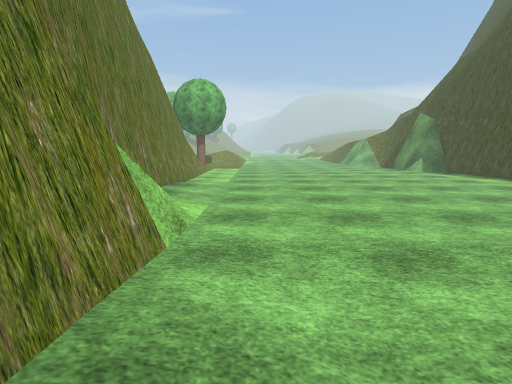
View 1 (above)

18 first-person views from a walk through a 3-D level made in the Unity game engine. The camera is 1.3 m above the floor, tilts 8° down and sees 80° across. The floor is counted in squares, 1 m on a side. Each view is taken from the middle of a square. On the plan, view 1 faces up. The plan holds only what a view shows up to about 14 squares ahead; the rest is blank. The place goes on beyond the plan. Some trees and plants on the terrain are drawn as simple stand-ins. The player is left out. Some surface patterns are stand-ins.

View 2
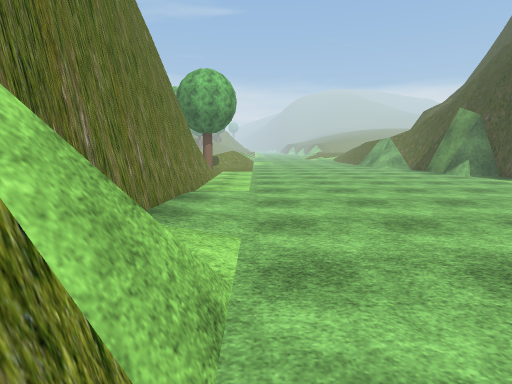

View 3
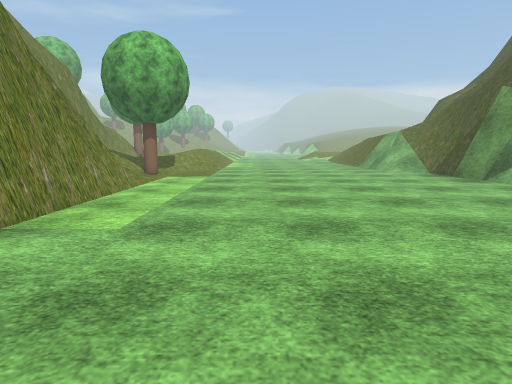

View 4
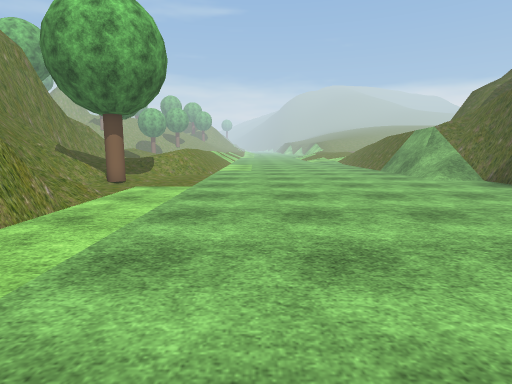

View 5
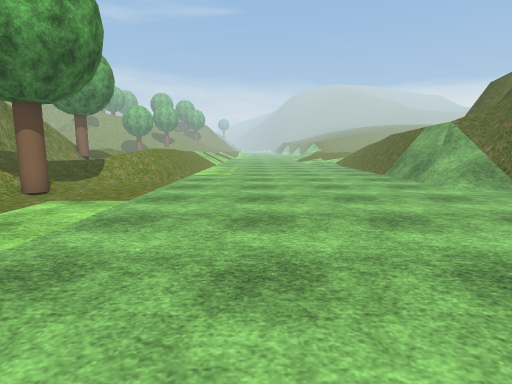

View 6
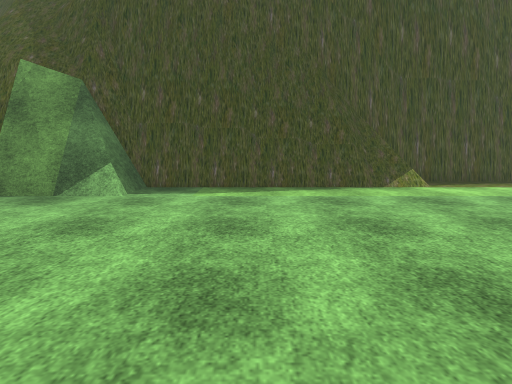

View 7
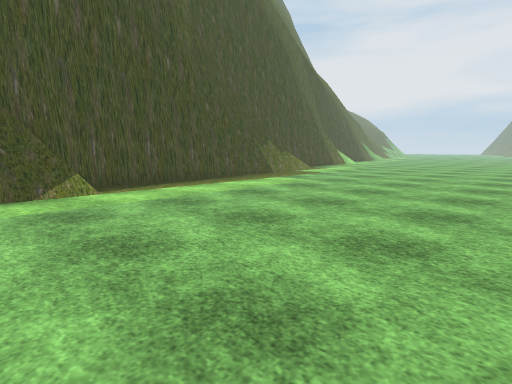

View 8
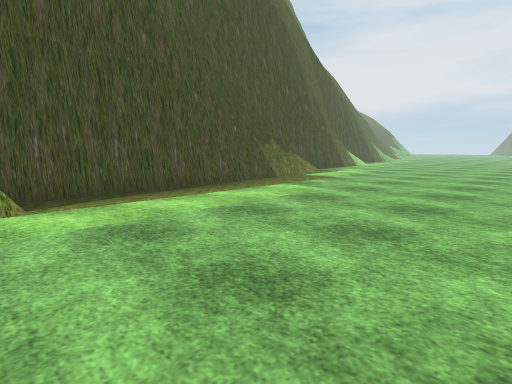

View 9
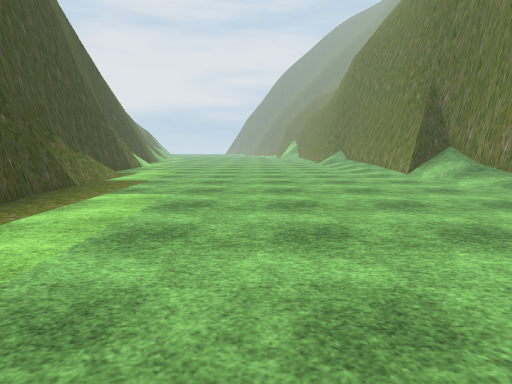

View 10
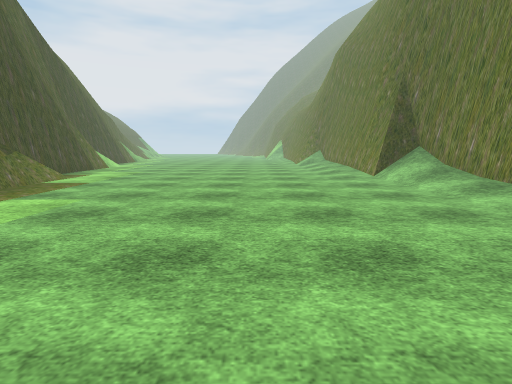

View 11
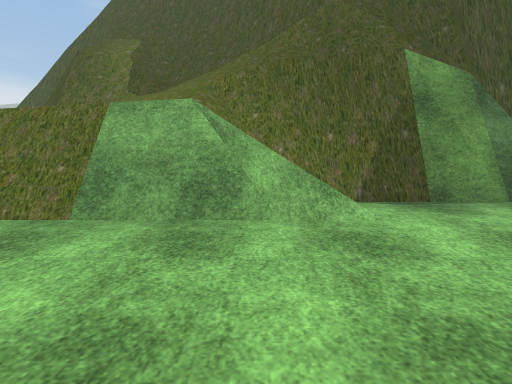

View 12
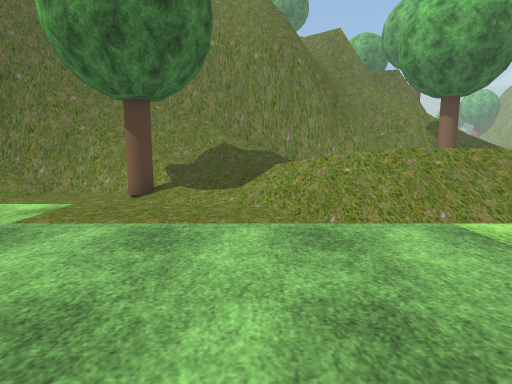

View 13
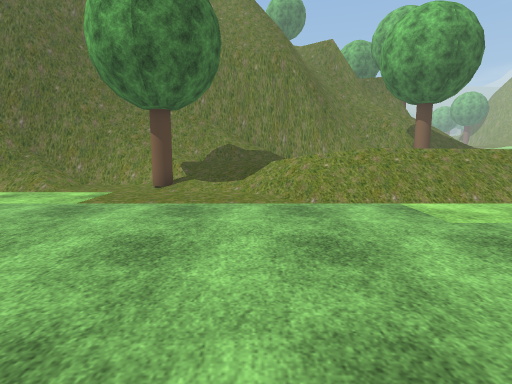

View 14
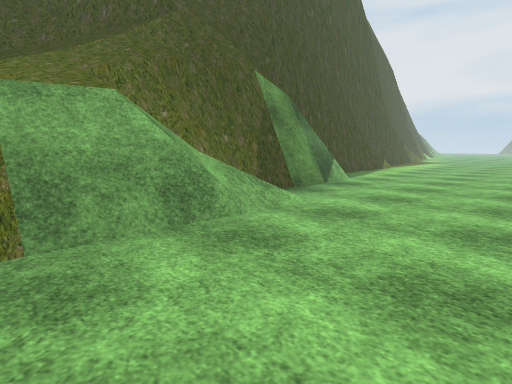

View 15
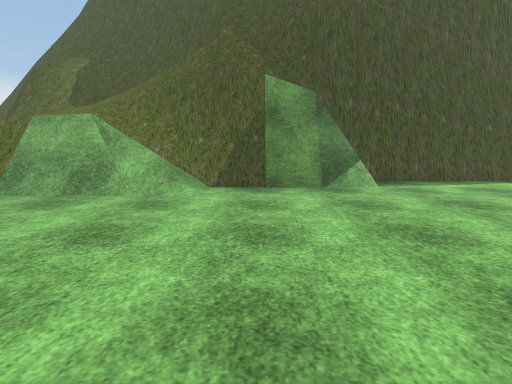

View 16
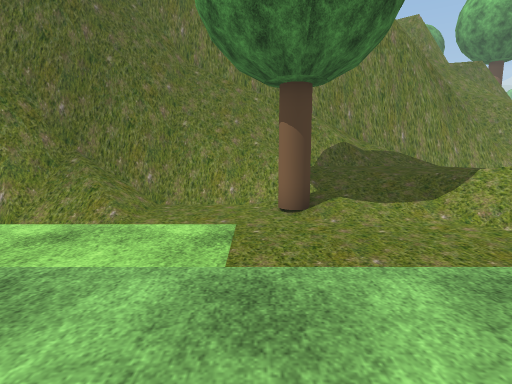

View 17
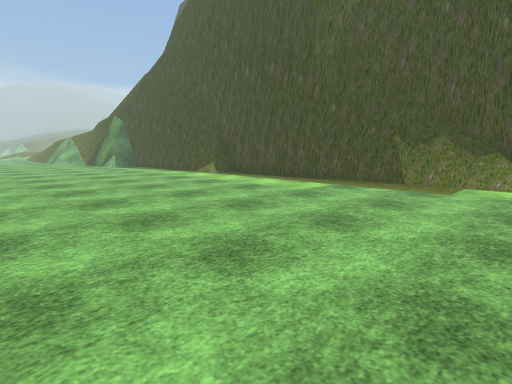

View 18
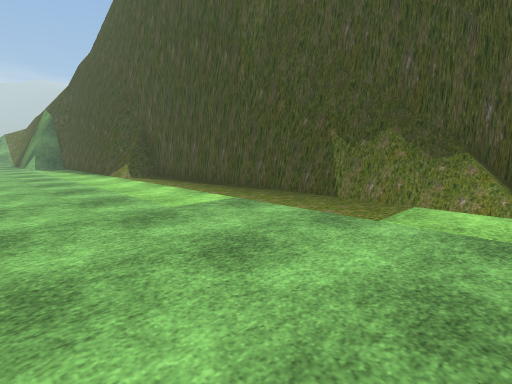

### Floor plan
Key: @ floor where view 1 was taken; # wall or solid block; . main floor; : floor 0.75 m higher than the main floor; + floor 2.5 m higher than the main floor; / step, stairs or slope; = window, fence, low wall or low ledge; v drop or lower ground; T tree; O other object.
Columns run from 10 left of view 1 to 17 right of it. Each row starts with its distance up from view 1.
 32 #=     //.... . ...##  //=/#
 31 ##     //..... ....##+/////#
 30 ##    ///..........#v//////#
 29 ##/:::://..........#//=////#
 28 ##/::://...........=/##////#
 27 #=/////............//#v/=/##
 26 #=/////............//#v####
 25 ##///TT..............####
 24 #=////...............##
 23 ##////...............#
 22 ##/###...............#
 21  ####=O..............##
 20    ##=O..............###
 19     ###=...............#
 18      ##=...............#
 17       #=...............#
 16       #=...............#
 15       #=...............#
 14       ##...............#
 13       ##...............#
 12        #...............##
 11        #...............###
 10        #...............==#
  9        #.................#
  8        #.................#
  7        #.................#
  6        #=................#
  5        ##................#
  4         #................#
  3         #................#
  2         ##...............#
  1         ##...............#
  0          #@..............##
 -1          #...............###
 -2          #...............//#
 -3          #O..............//#
 -4          ##..............  #

Where each view was taken, in squares from view 1:
view 1: 0 up, 0 right, facing up
view 2: 3 up, 1 left, facing up
view 3: 9 up, 1 right, facing up
view 4: 13 up, 1 right, facing up
view 5: 16 up, 2 right, facing up
view 6: 16 up, 2 right, facing right
view 7: 13 up, 3 right, facing down-right
view 8: 11 up, 5 right, facing down-right
view 9: 11 up, 8 right, facing down
view 10: 10 up, 6 right, facing down
view 11: 28 up, 3 right, facing right
view 12: 28 up, 4 right, facing left
view 13: 28 up, 6 right, facing left
view 14: 32 up, 4 right, facing down-right
view 15: 24 up, 0 right, facing right
view 16: 24 up, 2 right, facing left
view 17: 4 down, 2 right, facing up-right
view 18: 4 down, 7 right, facing up-right
